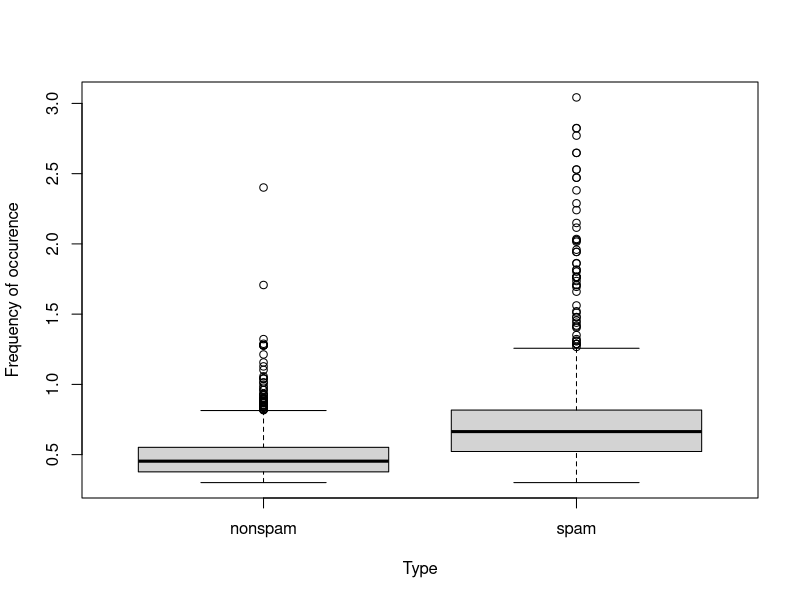
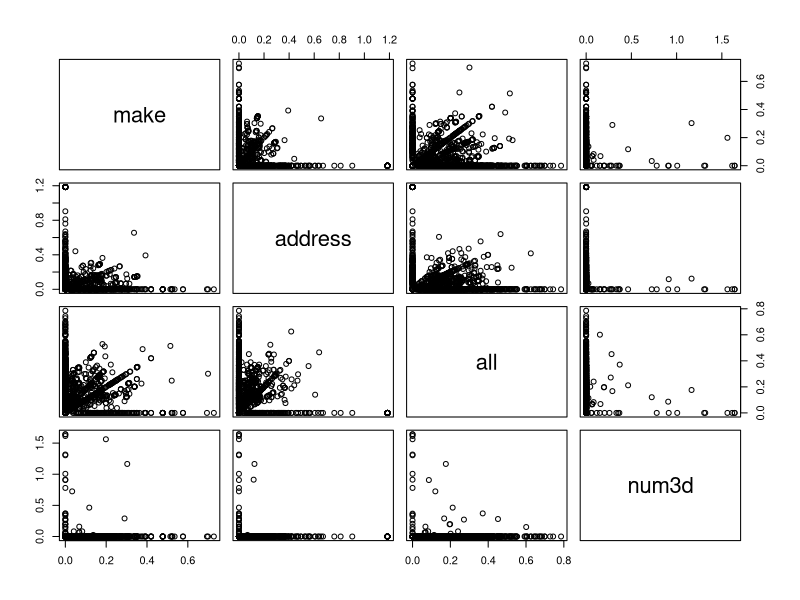
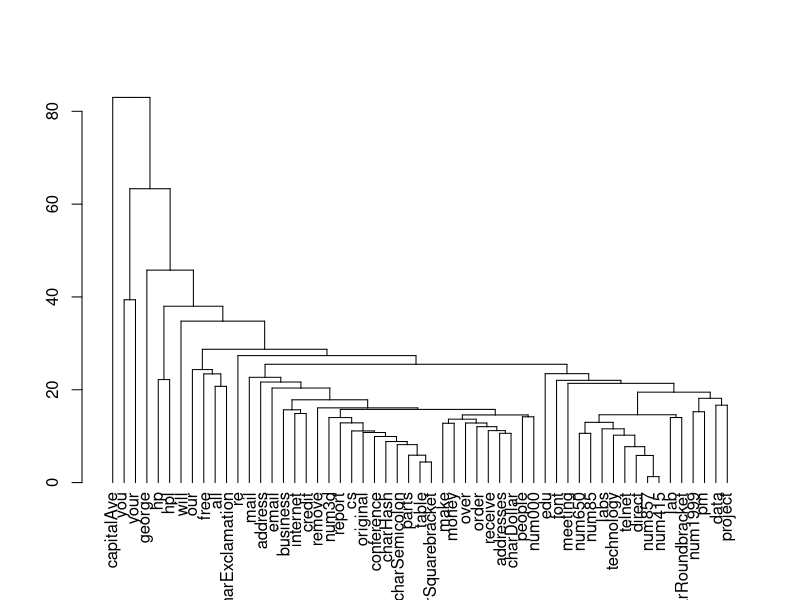

The R source for these figures, in order: (Note: this script raises an error after producing the figures.)
#Loading library
library(caTools)
library(kernlab)

#view data
data(spam)
str(spam[,1:5])

#spam types
table(spam$type)

#Training and Testing Modle
set.seed(32)
split=sample.split(spam$type,SplitRatio=0.7)
trainSpam=subset(spam,split==T)
testSpam=subset(spam,split==F)
names(spam)
head(spam)[,1:7]

#Comparing the values of data classified as spam vs nonspam
plot(log10(trainSpam$capitalAve+1)~trainSpam$type,ylab="Frequency of occurence",xlab="Type")

#Analysing the relationships between various predictors
plot(log10(trainSpam[,1:4]+1))

#Performing hierarchical clustering
mdist=dist(t(log(trainSpam[,1:55]+1)))
hclustering=hclust(mdist)
plot(as.dendrogram(hclustering))

#Converting the label from character string to numeric type
trainSpam$numType=as.numeric(trainSpam$type)-1

#Function to calculate cost function
costFunc=function(x,y){
  sum(x!=(y>0.5))
}

#Initialising a numeric vector to store the error
cvError=rep(NULL,55)
#Fitting a linear model
library(boot)
suppressWarnings(
    for(i in 1:55){
       lmFormula=reformulate(names(trainSpam)[i],response = "numType")
       glmFit=glm(lmFormula,family = "binomial",data=trainSpam)
       cvError[i]=cv.glm(trainSpam,glmFit,costFunc,2)$delta[2]
       }
     )

#Getting a measure of uncertainity
predModel=suppressWarnings(
    glm(
       numType ~ charDollar+charExclamation+remove+money+free,family = "binomial",data = trainSpam))
  
#Getting predictions on the test set
pred_y=as.character(
    ifelse(
       as.numeric(predict(predModel,testSpam))>0.5,"spam","nonspam"))

#Comparing actual vs predicted   
crossTab=table(pred_y,testSpam$type)
crossTab

#Accuracy
accuracy=sum(crossTab[-c(2:3)])/sum(crossTab[1:4])
accuracy
      
      

d <- c(1,2,3,4)
e <- c("red", "white", "red", "sadf")
f <- c(TRUE,TRUE,TRUE,FALSE)
mydata <- data.frame(d,e,f)
mydata
myframe[3:5] # columns 3,4,5 of dataframe
myframe[c("ID","Age")] # columns ID and Age from dataframe
mydata$residuals # variable x1 in the dataframe 



attach(mydata)
mydata$sum <- x1 + x2
mydata$mean <- (x1 + x2)/2
detach(mydata)
mydata <- transform( mydata,sum = x1 + x2,mean = (x1 + x2)/2 )

z <- matrix(1:10, nrow=5, ncol=2)
tz <- mytrans(z)
tz

a <- c(1,2,3,4)
b <- c("red", "white", "red", "asg")
c <- c(TRUE,TRUE,TRUE,FALSE)
mydata1 <- data.frame(a,b,c)
total <-rbind(mydata,mydata1) 
total

a=c(1,2,3)
b=c(2,4,6)
d1=data.frame(a,b)
a=c(1,2,3)
b=c(2,4,6)
d2=data.frame(a,b)
total <-merge(d1,d2) 
total
